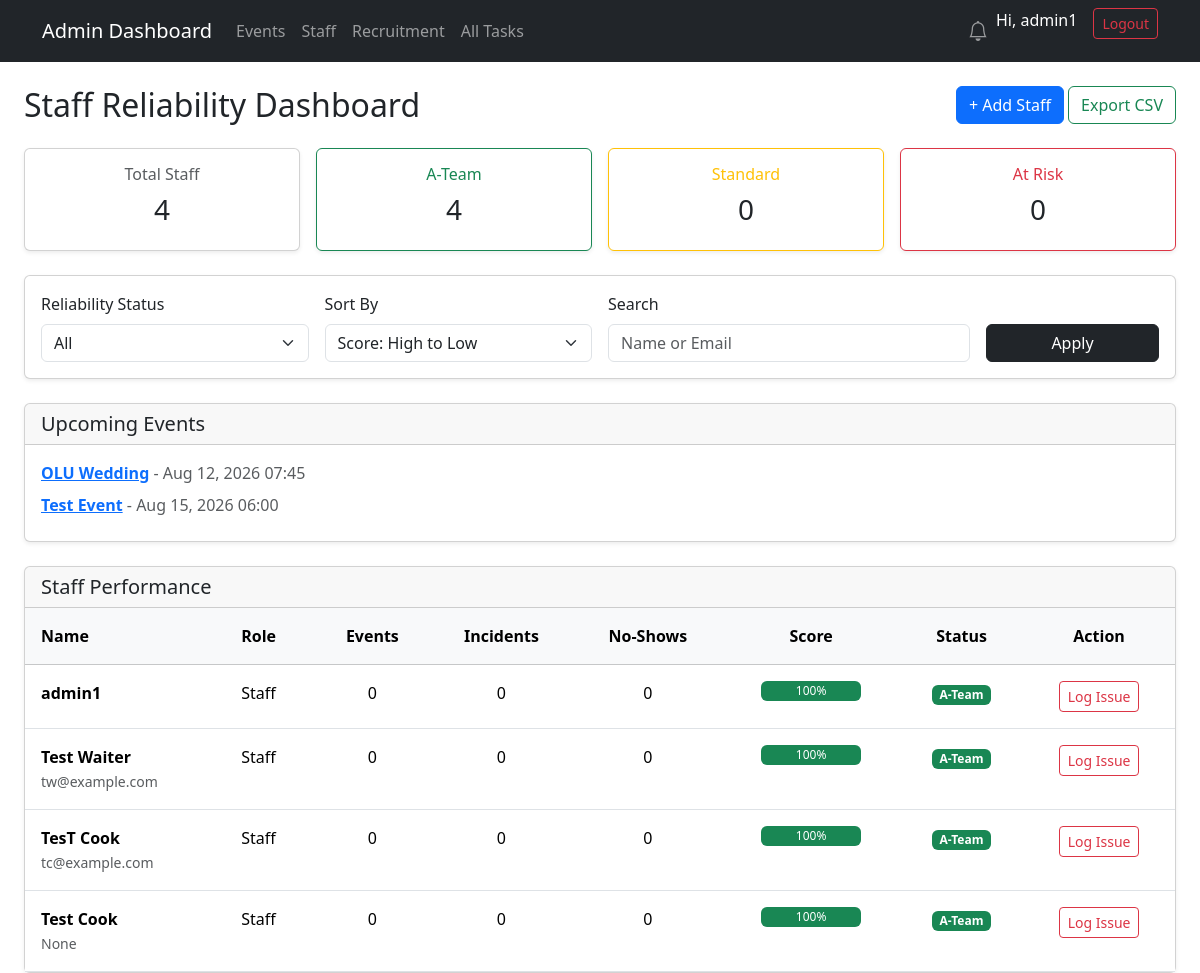
The app's page /staff/staff/ (signed in) with its own data.
### staff/models.py (models this page shows, shortened)
class Event(models.Model):
    title = models.CharField(max_length=255)
    description = models.TextField(blank=True, null=True)
    start_time = models.DateTimeField(null=True, blank=True)
    end_time = models.DateTimeField(blank=True, null=True)
    location = models.CharField(max_length=255, blank=True)
    client_name = models.CharField(max_length=255, blank=True)
    template = models.ForeignKey('EventTemplate', null=True, blank=True, on_delete=models.SET_NULL)
    created_by = models.ForeignKey(User, on_delete=models.SET_NULL, null=True, blank=True)

class Staff(models.Model):
    user = models.OneToOneField(User, on_delete=models.CASCADE, null=True, blank=True)
    name = models.CharField(max_length=100)
    email = models.EmailField(unique=True, blank=True, null=True)
    phone = EncryptedCharField(max_length=255)
    whatsapp = EncryptedCharField(max_length=255)
    role = models.ForeignKey(Role, on_delete=models.SET_NULL, null=True, blank=True)
    is_active = models.BooleanField(default=True)
    address = EncryptedTextField(max_length=355)
    next_of_kin = EncryptedCharField(max_length=255)
    emergency_contact_name = models.CharField(max_length=100)
    emergency_contact_phone = EncryptedCharField(max_length=255)
    reliability_score = models.IntegerField(default=100, help_text="Reliability score 0-100")
    reliability_notes = models.TextField(blank=True, null=True)
    annual_leave_balance = models.PositiveIntegerField(default=20)
    sick_leave_balance = models.PositiveIntegerField(default=10)
    casual_leave_balance = models.PositiveIntegerField(default=5)
    APPROVAL_REQUIRED_FIELDS = ['address', 'next_of_kin', 'emergency_contact_name', 'emergency_contact_phone']
    DIRECT_UPDATE_FIELDS = ['name', 'email', 'phone', 'whatsapp', 'role', 'is_active']
    class Meta:
        verbose_name = "Staff Member"
        verbose_name_plural = "Staff Members"
        ordering = ['name']

### staff/views.py (the view)
# urls.py: path('staff/', views.StaffDashboardView.as_view(), name='staff_dashboard'), # Admin table with filters
@method_decorator(staff_member_required, name='dispatch')
class StaffDashboardView(ListView):
    model = Staff
    template_name = 'staff/staff_dashboard.html'  # Admin table view
    context_object_name = 'staff_list'
    paginate_by = 20
    def get_queryset(self):
        qs = Staff.objects.filter(is_active=True).select_related('role').annotate(
            events_completed=Count('assignments', filter=Q(assignments__status='completed')), # renamed
            incidents_count=Count('incidents'), # renamed
            no_shows=Count('incidents', filter=Q(incidents__incident_type='no_show')) # renamed
        )
        f = self.request.GET.get('filter', 'all')
        if f == 'a_team':
            qs = qs.filter(reliability_score__gte=90)
        elif f == 'standard':
            qs = qs.filter(reliability_score__gte=60, reliability_score__lt=90)
        elif f == 'warning':
            qs = qs.filter(reliability_score__lt=60)
        q = self.request.GET.get('q')
        if q:
            qs = qs.filter(Q(name__icontains=q) | Q(email__icontains=q) | Q(role__name__icontains=q))
        sort = self.request.GET.get('sort', '-reliability_score')
        if sort in ['reliability_score', '-reliability_score', 'name', '-events_completed', '-incidents_count']:
            qs = qs.order_by(sort)
        return qs
    def get_context_data(self, **kwargs):
        context = super().get_context_data(**kwargs)
        context['upcoming_events'] = Event.objects.filter(start_time__gte=timezone.now()).order_by('start_time')[:5]
        context['total_staff'] = Staff.objects.filter(is_active=True).count()
        context['a_team_count'] = Staff.objects.filter(is_active=True, reliability_score__gte=90).count()
        context['standard_count'] = Staff.objects.filter(is_active=True, reliability_score__gte=60, reliability_score__lt=90).count()
        context['warning_count'] = Staff.objects.filter(is_active=True, reliability_score__lt=60).count()
        context['query'] = self.request.GET.get('q', '')
        context['current_filter'] = self.request.GET.get('filter', 'all')
        context['current_sort'] = self.request.GET.get('sort', '-reliability_score')
        return context

### staff/fields.py (called while the page is built)
def _get_cipher():
    key = settings.FERNET_KEY
    if not key:
        return None
    return Fernet(key.encode())

    def from_db_value(self, value, expression, connection):
        if value is None: return value
        cipher = _get_cipher()
        if not cipher: return value
        try:
            return cipher.decrypt(value.encode()).decode()
        except (InvalidToken, ValueError):
            return value

    def from_db_value(self, value, expression, connection):
        if value is None: return value
        cipher = _get_cipher()
        if not cipher: return value
        try:
            return cipher.decrypt(value.encode()).decode()
        except (InvalidToken, ValueError):
            return value

### staff/templates/staff/staff_dashboard.html (shortened to what this page needs)
{% extends "staff/base.html" %}
{% block content %}
<div class="container-fluid mt-4">
  <div class="d-flex justify-content-between align-items-center mb-4">
    <h2 class="mb-0">Staff Reliability Dashboard</h2>
    <div>
      <a href="{% url 'staff:staff_create' %}" class="btn btn-primary">+ Add Staff</a>
      {% if staff_list %}
      <a href="{% url 'staff:export_staff_csv' %}?{{ request.GET.urlencode }}" class="btn btn-outline-success">Export CSV</a>
      {% endif %}
    </div>
  </div>
  <div class="row g-3 mb-4">
      <div class="col-md-3">
          <div class="card text-center shadow-sm">
              <div class="card-body">
                  <h6 class="text-muted">Total Staff</h6>
                  <h3>{{ total_staff }}</h3>
              </div>
          </div>
      </div>
      <div class="col-md-3">
          <div class="card text-center shadow-sm border-success">
              <div class="card-body">
                  <h6 class="text-success">A-Team</h6>
                  <h3>{{ a_team_count }}</h3>
              </div>
          </div>
      </div>
      <div class="col-md-3">
          <div class="card text-center shadow-sm border-warning">
              <div class="card-body">
                  <h6 class="text-warning">Standard</h6>
                  <h3>{{ standard_count }}</h3>
              </div>
          </div>
      </div>
      <div class="col-md-3">
          <div class="card text-center shadow-sm border-danger">
              <div class="card-body">
                  <h6 class="text-danger">At Risk</h6>
                  <h3>{{ warning_count }}</h3>
              </div>
          </div>
      </div>
  </div>
  <div class="card shadow-sm mb-4">
    <div class="card-body">
      <form method="get" class="row g-3 align-items-end">
        <div class="col-md-3">
          <label class="form-label">Reliability Status</label>
          <select name="filter" class="form-select">
            <option value="all">All</option>
          </select>
        </div>
        <div class="col-md-3">
          <label class="form-label">Sort By</label>
          <select name="sort" class="form-select">
            <option value="-reliability_score" {% if current_sort == '-reliability_score' %}selected{% endif %}>Score: High to Low</option>
          </select>
        </div>
        <div class="col-md-4">
          <label class="form-label">Search</label>
          <input type="text" name="q" value="{{ query }}" placeholder="Name or Email" class="form-control">
        </div>
        <div class="col-md-2">
          <button type="submit" class="btn btn-dark w-100">Apply</button>
        </div>
      </form>
    </div>
  </div>
  <div class="card shadow-sm mb-4">
    <div class="card-header"><h5 class="mb-0">Upcoming Events</h5></div>
    <div class="card-body">
      <ul class="list-unstyled mb-0">
      {% for event in upcoming_events %}
        <li class="mb-2">
          <a href="{% url 'staff:event_detail' event.id %}" class="fw-bold">{{ event.title }}</a>
          <span class="text-muted">- {{ event.start_time|date:"M d, Y H:i" }}</span>
        </li>
      {% empty %}
        <li class="text-muted">No upcoming events</li>
      {% endfor %}
      </ul>
    </div>
  </div>
  <div class="card shadow-sm">
    <div class="card-header"><h5 class="mb-0">Staff Performance</h5></div>
    <div class="card-body p-0">
      <div class="table-responsive">
        <table class="table table-hover mb-0">
          <thead class="table-light">
            <tr>
              <th class="p-3">Name</th>
              <th class="p-3">Role</th>
              <th class="p-3 text-center">Events</th>
              <th class="p-3 text-center">Incidents</th>
              <th class="p-3 text-center">No-Shows</th>
              <th class="p-3 text-center">Score</th>
              <th class="p-3 text-center">Status</th>
              <th class="p-3 text-center">Action</th>
            </tr>
          </thead>
          <tbody>
          {% for s in staff_list %}
          <tr>
              <td class="p-3"><b>{{ s.name }}</b><br><small class="text-muted">{{ s.email }}</small></td>
              <td class="p-3">{{ s.get_role_display|default:"Staff" }}</td>
              <td class="p-3 text-center">{{ s.events_completed }}</td>
              <td class="p-3 text-center">{{ s.incidents_count }}</td>
              <td class="p-3 text-center">{{ s.no_shows }}</td>
              <td class="p-3 text-center">
                <div class="progress" style="height: 20px; width: 100px; margin: 0 auto;">
                    <div class="progress-bar
                        {% if s.reliability_score >= 90 %}bg-success
                        {% elif s.reliability_score >= 60 %}bg-warning
                        {% else %}bg-danger{% endif %}"
                        style="width: {{ s.reliability_score }}%">
                        {{ s.reliability_score }}%
                    </div>
                </div>
              </td>
              <td class="p-3 text-center">
                  {% if s.reliability_score >= 90 %}
                      <span class="badge bg-success">A-Team</span>
                  {% elif s.reliability_score >= 60 %}
                      <span class="badge bg-warning text-dark">Standard</span>
                  {% else %}
                      <span class="badge bg-danger">Warning</span>
                  {% endif %}
              </td>
              <td class="p-3 text-center">
                  <a href="{% url 'staff:incident_add' %}?staff={{ s.id }}" class="btn btn-sm btn-outline-danger">
                      Log Issue
                  </a>
              </td>
          </tr>
          {% empty %}
          <tr><td colspan="8" class="p-4 text-center text-muted">No staff yet.</td></tr>
          {% endfor %}
          </tbody>
        </table>
      </div>
    </div>
  </div>
</div>
{% endblock %}

### staff/templates/staff/base.html (shortened to what this page needs)
<!DOCTYPE html>
<html lang="en">
<head>
    <link href="https://cdn.jsdelivr.net/npm/bootstrap@5.3.3/dist/css/bootstrap.min.css" rel="stylesheet">
    <link rel="stylesheet" href="https://cdn.jsdelivr.net/npm/bootstrap-icons@1.11.3/font/bootstrap-icons.min.css">
</head>
<body>
<nav class="navbar navbar-expand-lg navbar-dark bg-dark mb-4">
    <div class="container">
        <a class="navbar-brand" href="{% url 'staff:my_dashboard' %}">
            {% if user.is_superuser %}
                Admin Dashboard
            {% elif 'Manager' in user.groups.all|join:"," %}
                Manager Dashboard
            {% else %}
                Staff Dashboard
            {% endif %}
        </a>
        <div class="collapse navbar-collapse" id="navbarNav">
            <div class="navbar-nav me-auto">
                {% if user.is_superuser %}
                    <a class="nav-link" href="{% url 'staff:event_list' %}">Events</a>
                    <a class="nav-link" href="{% url 'staff:staff_list' %}">Staff</a>
                    <a class="nav-link" href="{% url 'staff:recruitment_list' %}">Recruitment</a>
                    <a class="nav-link" href="{% url 'staff:task_list' %}">All Tasks</a>
                {% elif 'Manager' in user.groups.all|join:"," %}
                    <a class="nav-link" href="{% url 'staff:my_dashboard' %}">Dashboard</a>
                    <a class="nav-link" href="{% url 'staff:event_list' %}">My Events</a>
                    <a class="nav-link" href="{% url 'staff:staff_list' %}">My Team</a>
                    <a class="nav-link" href="{% url 'staff:task_list' %}">Assign Tasks</a>
                {% else %}
                    <a class="nav-link" href="{% url 'staff:my_dashboard' %}">Dashboard</a>
                    <a class="nav-link" href="{% url 'staff:task_list' %}">My Tasks</a>
                {% endif %}
            </div>
            {% if user.is_authenticated %}
            <ul class="navbar-nav">
                <li class="nav-item dropdown">
                    <a class="nav-link position-relative" href="#" id="notificationsDropdown" role="button" data-bs-toggle="dropdown">
                      <i class="bi bi-bell fs-5"></i>
                    </a>
                </li>
                <li class="nav-item">
                  <span class="navbar-text text-white me-3">
                      Hi, {{ user.get_full_name|default:user.username }}
                  </span>
                </li>
                <li class="nav-item">
                    <a class="btn btn-outline-danger btn-sm" href="{% url 'staff:staff_logout' %}">Logout</a>
                </li>
            </ul>
            {% endif %}
        </div>
    </div>
</nav>
<div class="container-fluid">
    {% block content %}{% endblock %}
</div>
</body>
</html>

### records on screen
Event: title "OLU Wedding", start_time "Aug 12, 2026 07:45"
Event: title "Test Event", start_time "Aug 15, 2026 06:00"
Staff: name "admin1", role "Staff", events_completed "0", incidents_count "0", no_shows "0", reliability_score "100", shows "A-Team"
Staff: name "Test Waiter", email "tw@example.com", role "Staff", events_completed "0", incidents_count "0", no_shows "0", reliability_score "100", shows "A-Team"
Staff: name "TesT Cook", email "tc@example.com", role "Staff", events_completed "0", incidents_count "0", no_shows "0", reliability_score "100", shows "A-Team"
Staff: name "Test Cook", email "None", role "Staff", events_completed "0", incidents_count "0", no_shows "0", reliability_score "100", shows "A-Team"

### other values on screen
{{ user.get_full_name|default:user.username }} "admin1"
{{ total_staff }} "4"
{{ a_team_count }} "4"
{{ standard_count }} "0"
{{ warning_count }} "0"
